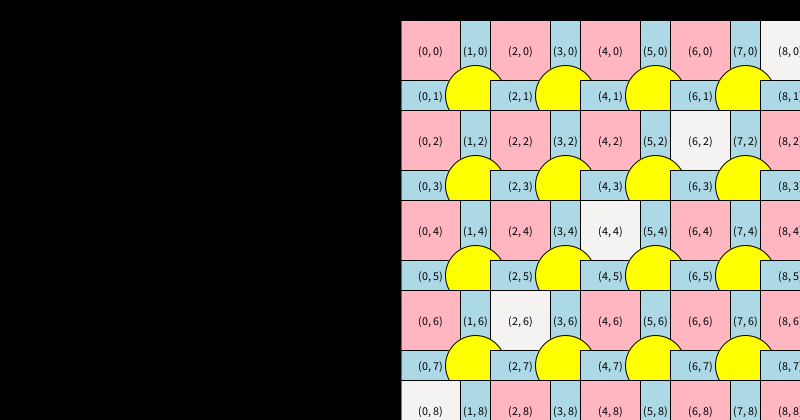
Frame 1 (no input)
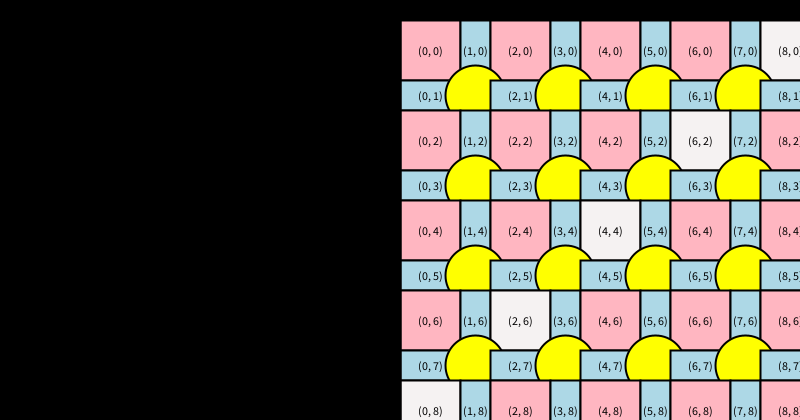
Frame 2 (the mouse pressed at the canvas centre, redrawn once)

The Processing sketch that drew these frames (run headless with seeded random() and noise(); the mouse was pressed at the canvas centre and the sketch redrawn once):

// Processing sketch: tp3
// ── tp3.pde
void setup() {
  size(800, 420);
  background(0); 
  noLoop(); // Detener el bucle
  
}

void draw() {
  float startX = 400; // Posición inicial en x 
  float startY = 20;  // Posición inicial en y 
  int rows = 9;       
  int cols = 9;       
  float cellSize = 20; 

 // Dibujar la grilla
  for (int i = 0; i < rows; i++) {
    float cellHeight = (i % 2 == 0) ? 3 : 1.5;

    for (int j = 0; j < cols; j++) {
      float cellWidth = (j % 2 == 0) ? 3 : 1.5;

      if (j + i == 8) {
        fill(245, 242, 242); // Gris para la condición especial
      } else {
        fill((i + j) % 2 == 0 ? color(255, 182, 193) : color(173, 216, 230));
      }

      rect(startX, startY, cellWidth * cellSize, cellHeight * cellSize);

      String coords = "(" + j + ", " + i + ")";
      textAlign(CENTER, CENTER);
      fill(0);
      text(coords, startX + cellWidth * cellSize / 2, startY + cellHeight * cellSize / 2);

      if (j % 2 != 0 && i % 2 != 0) {
        fill(255, 255, 0); // Amarillo para elipse
        float ellipseSize = cellSize * 3;
        ellipse(startX + cellWidth * cellSize / 2, startY + cellHeight * cellSize / 2, ellipseSize, ellipseSize);
      }

      startX += cellWidth * cellSize;
    }

    startX = 400;
    startY += cellHeight * cellSize;
  }

  // Dibujar ejes
  stroke(0);
  strokeWeight(2);

  // Eje x
  line(0, startY, width, startY);

  // Etiquetas eje x
  textAlign(CENTER);
  for (int i = 0; i < cols; i++) {
    float labelX = 400 + i * cellSize * 3;
    String label = str(i);
    fill(0);
    text(label, labelX, startY + 15);
  }

  // Eje y
  line(400, 0, 400, height);

  // Etiquetas eje y
  textAlign(RIGHT);
  for (int i = 0; i < rows; i++) {
    float labelY = 20 + i * cellSize * 2.25;
    String label = str(i);
    fill(0);
    text(label, 390, labelY + 5);
  }
}
